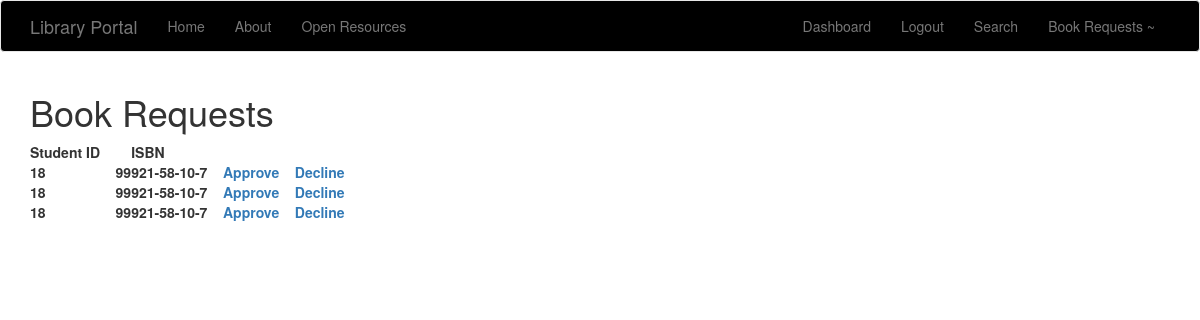
The app's page /book_req (signed in) with its own data.
### tables this page shows
CREATE TABLE requests(reqid integer primary key autoincrement,isbn text,studentid integer,reqdate date, foreign key(isbn) references books(isbn),foreign key (studentid) references students(id));

### portal.py (the view)
@app.route('/book_req')
@is_logged_in
def book_req():
    if session['usertype']=='admins':
        with sql.connect('database.db') as con:
            cur=con.cursor()
            cur.execute("select * from requests")
            Requests = [dict(studentid=row[2],
                            isbn=row[1]
                            )
                            for row in cur.fetchall()]
            if (len(Requests)!=0):
                session['req']=1
            else:
                req=0
                session['req']=0
            return render_template('book_req.html',Requests=Requests)
    else:
        flash('Not an Admin','danger')
        return redirect(url_for('showall'))

### logged_in.py (called while the page is built)
def is_logged_in(f):
    @wraps(f)
    def wrap(*args, **kwargs):
        if 'logged_in' in session:
            return f(*args, **kwargs)
        else:
            flash('Unauthorized, Please login', 'danger')
            return redirect(url_for('login'))
    return wrap

### templates/book_req.html
{% extends 'layout.html' %}
{% block body %}
  <h1> Book Requests </h1>
    {%if session['req']==1%}
    <table>
    <tr>
      <th>Student ID &nbsp &nbsp</th>
      <th>&nbsp &nbsp ISBN </th>
    </tr>
      {% for req in Requests %}
        <tr>
          <th>{{req.studentid}} &nbsp &nbsp</th>
          <th>{{ req.isbn}} &nbsp &nbsp</th>
          <th><a href="/approve/{{req.studentid}}/{{req.isbn}}">Approve &nbsp &nbsp</a></th>
          <th><a href="/decline/{{req.studentid}}/{{req.isbn}}">Decline </a></th>
        </tr>
      {% endfor %}
    </table>
    {%else%}
      <p> No Requests</p>
    {%endif%}
{% endblock %}

### records on screen
requests: studentid "18", isbn "99921-58-10-7"
requests: studentid "18", isbn "99921-58-10-7"
requests: studentid "18", isbn "99921-58-10-7"
